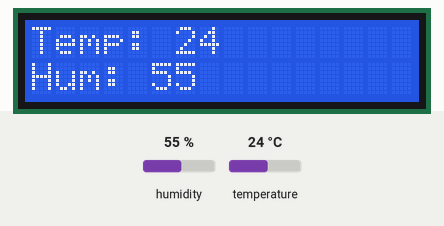
The program below on a simulated pyboard running MicroPython. Shown: 16×2 character LCD. Inputs (shaded band) come from the test bench; at power-on: humidity 55 %, temperature 24 °C. WiFi joins after 1.5 s; no MQTT or app messages arrive unless stated; library files of the repository ran but are not shown: lcd_api.py, i2c_lcd.py, secrets.py; what the program prints to the serial console is not drawn.

Above: at 8.2 s.
8.3 s: humidity set to 22 %
At 10.5 s:
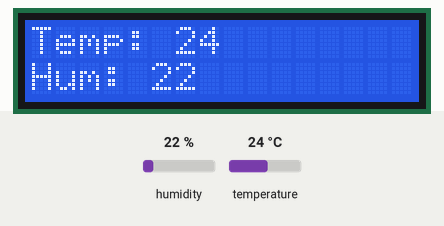
14.0 s: temperature set to 12 °C
At 17.0 s:
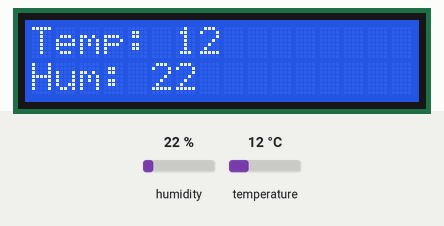
19.7 s: humidity set to 40 %
At 22.1 s:
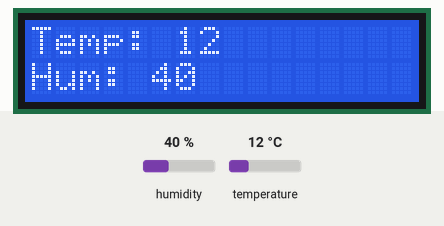
25.4 s: temperature set to 19 °C
At 26.0 s:
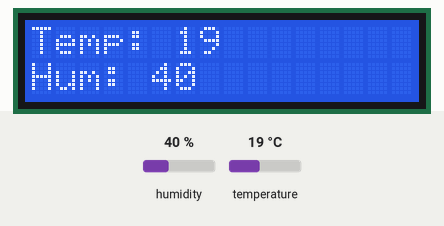
Timing chart, 0 to 28.4 s (numbered marks = the images above; inputs shaded):
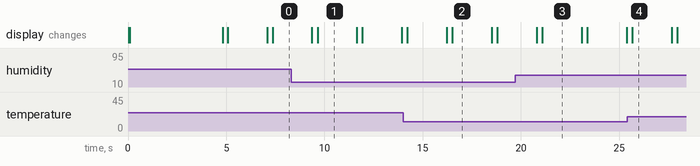

Measured:
- after the input at 14.0 s, the display: first differs from a run without the input after 2.5 s (image 2)
- after the input at 19.7 s, the display: first differs from a run without the input after 1.4 s (image 3)
- what the display in image 1 shows lasts 2.1 s, from 9.6 s to 11.7 s

The program:

dht11-display-mqtt.py
```python
# get data from DHT and display them on display
# DHT 11 data connected to pin 14
# the data is also send to mqtt via wifi to a message broker in order to be used in a smarthome system

from machine import Pin, SoftI2C, reset
from time import sleep
from umqtt.simple import MQTTClient
from lcd_api import LcdApi
from i2c_lcd import I2cLcd
import dht
import secrets


I2C_ADDR = 0x27
totalRows = 2
totalColumns = 16

i2c = SoftI2C(scl=Pin(22), sda=Pin(21), freq=10000)
lcd = I2cLcd(i2c, I2C_ADDR, totalRows, totalColumns)

# network configuration
def connect():
    import network
    sta_if = network.WLAN(network.STA_IF)
    if not sta_if.isconnected():
        sta_if.active(True)
        sta_if.connect(secrets.WIFIName, secrets.WIFIPassword)
        while not sta_if.isconnected():
            pass # wait till connection
    print('network config:', sta_if.ifconfig())

def mqtt_connect():
    client = MQTTClient(secrets.MQTTClient, secrets.MQTTBroker, 1883, secrets.MQTTUser, secrets.MQTTPassword, keepalive = 60)
    client.connect()
    print('Connected to %s MQTT Broker'%(secrets.MQTTBroker))
    return client

def reconnect():
   print('Failed to connect to the MQTT Broker. Reconnecting...')
   sleep(2)
   client = mqtt_connect()
   return client

print("Trying to connect to WIFI with ",secrets.WIFIName," and ",secrets.WIFIPassword,)
connect()
sleep(2)
# mqtt configuration
mqttTopic = "DUMSHOME/DHT11"
print("trying to connect to mqtt")

try:
    mqttc = mqtt_connect()
except OSError as e:
    mqttc = reconnect()

print("connected")
Temp_TOPIC = mqttTopic.encode() + b'/Temp'
Hum_TOPIC = mqttTopic.encode() + b'/Hum'


d = dht.DHT11(Pin(14))
sleep(1)
d.measure()
lcd.putstr("Display Temperature")
sleep(2)
lcd.clear()
while True:
    d.measure()
    t = d.temperature()
    h = d.humidity()
    lcd.move_to(0,0)
    lcd.putstr("Temp: " + str(t))
    lcd.move_to(0,1)
    lcd.putstr("Hum: " + str(h))
    mqttc.publish( Temp_TOPIC, str(t).encode())
    mqttc.publish( Hum_TOPIC, str(h).encode())
    sleep(2)
    lcd.clear()
```
